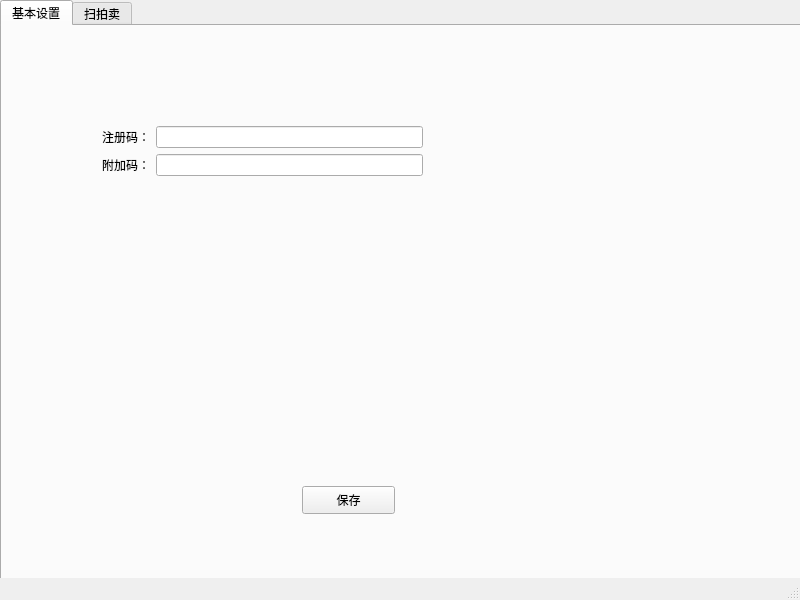
<?xml version="1.0" encoding="UTF-8"?>
<ui version="4.0">
 <class>MainWindow</class>
 <widget class="QMainWindow" name="MainWindow">
  <property name="geometry">
   <rect>
    <x>0</x>
    <y>0</y>
    <width>800</width>
    <height>600</height>
   </rect>
  </property>
  <property name="windowTitle">
   <string>MainWindow</string>
  </property>
  <widget class="QWidget" name="centralwidget">
   <widget class="QTabWidget" name="tabWidget">
    <property name="geometry">
     <rect>
      <x>0</x>
      <y>0</y>
      <width>801</width>
      <height>591</height>
     </rect>
    </property>
    <property name="currentIndex">
     <number>0</number>
    </property>
    <widget class="QWidget" name="tab">
     <attribute name="title">
      <string>基本设置</string>
     </attribute>
     <widget class="QPushButton" name="pushButton">
      <property name="geometry">
       <rect>
        <x>300</x>
        <y>460</y>
        <width>93</width>
        <height>28</height>
       </rect>
      </property>
      <property name="text">
       <string>保存</string>
      </property>
     </widget>
     <widget class="QWidget" name="formLayoutWidget">
      <property name="geometry">
       <rect>
        <x>100</x>
        <y>100</y>
        <width>321</width>
        <height>251</height>
       </rect>
      </property>
      <layout class="QFormLayout" name="formLayout">
       <item row="0" column="0">
        <widget class="QLabel" name="label">
         <property name="text">
          <string>注册码：</string>
         </property>
        </widget>
       </item>
       <item row="1" column="0">
        <widget class="QLabel" name="label_2">
         <property name="text">
          <string>附加码：</string>
         </property>
        </widget>
       </item>
       <item row="0" column="1">
        <widget class="QLineEdit" name="lineEdit"/>
       </item>
       <item row="1" column="1">
        <widget class="QLineEdit" name="lineEdit_2"/>
       </item>
      </layout>
     </widget>
    </widget>
    <widget class="QWidget" name="tab_2">
     <attribute name="title">
      <string>扫拍卖</string>
     </attribute>
    </widget>
   </widget>
  </widget>
  <widget class="QStatusBar" name="statusbar"/>
 </widget>
 <resources/>
 <connections/>
</ui>
